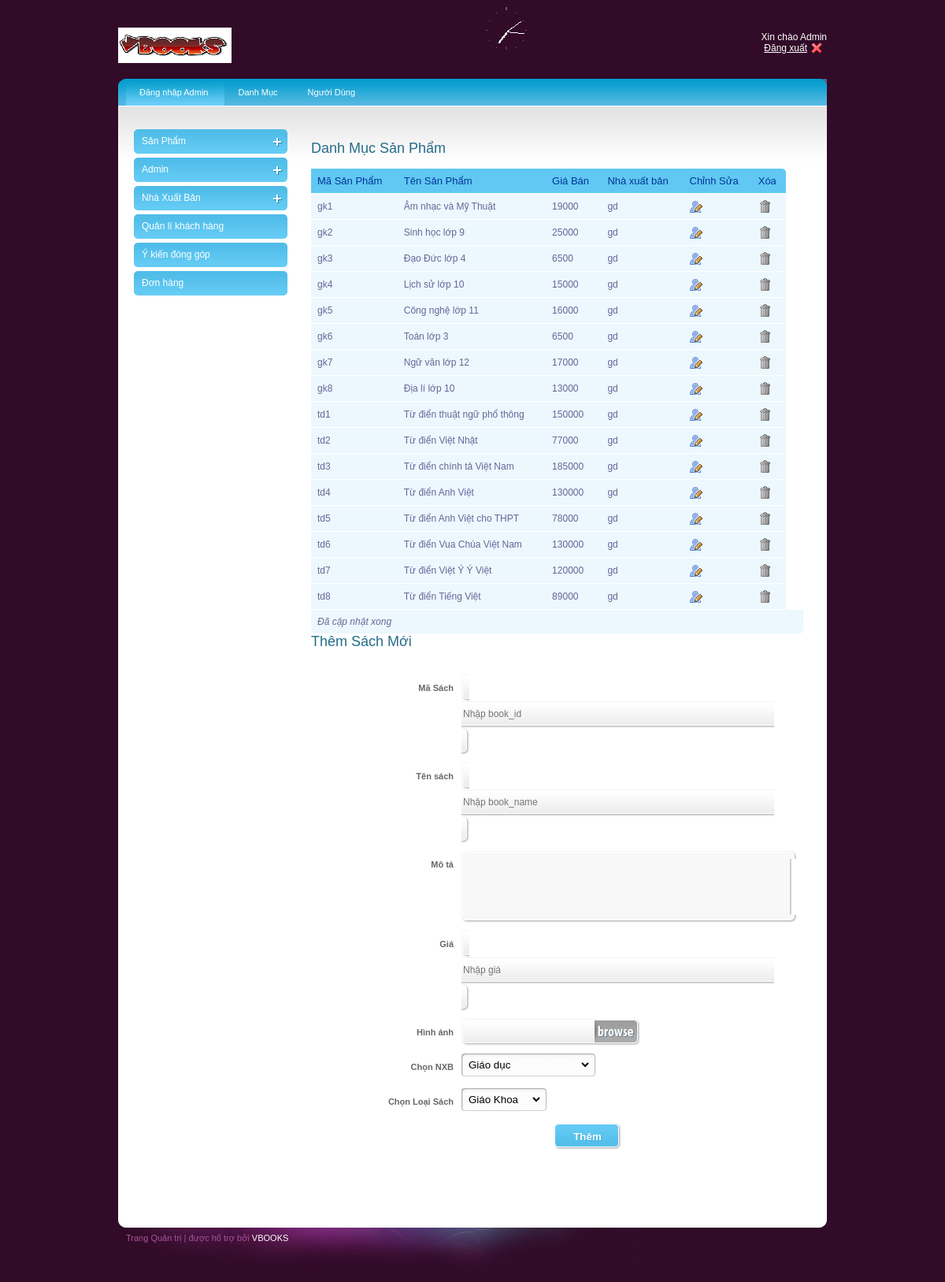
/admin/nxb.php?id=gd, run on the app's committed database.
### tables this page shows
CREATE TABLE IF NOT EXISTS `book` (
  `book_id` varchar(15) NOT NULL,
  `book_name` varchar(250) NOT NULL,
  `description` text NOT NULL,
  `price` int(10) NOT NULL,
  `img` text NOT NULL,
  `pub_id` varchar(5) NOT NULL,
  `cat_id` varchar(5) NOT NULL,
  PRIMARY KEY (`book_id`),
  KEY `manxb` (`pub_id`,`cat_id`),
  KEY `maloai` (`cat_id`)
);

### classes/db.class.php (called while the page is built, shortened)
<?php
class db{
	var $conn ='';
	public function __construct()
	{
		 $this->conn =  new PDO('mysql:host=localhost; dbname=bansach' , 'root' , '');
		 $this->conn->query('set names "utf8" ');
	}
	public function query($sql)
	{
		$stm = $this->conn->query($sql);
		return $stm->fetchAll(PDO::FETCH_ASSOC);
	}
}

### include/function.php (called while the page is built, shortened)
<?php
function getIndex($index, $value="")
{
	if (!isset($_GET[$index]))	return $value;
	return trim($_GET[$index]);
}
 ?>

### admin/nxb.php (the view, shortened to what this page needs)
<?php
include "../classes/db.class.php";
include "../include/function.php";
$ac=getIndex('ac','insert');
$db = new db();
$cats= $db->query("select * from category");
?>
<?php include "layouts/head.php"; ?>
    <div class="right_content">
    <h2>Danh Mục Sản Phẩm</h2>
<table id="rounded-corner" summary="2007 Major IT Companies' Profit">
    <thead>
    	<tr>
            <th scope="col" class="rounded">Mã Sản Phẩm</th>
            <th scope="col" class="rounded">Tên Sản Phẩm</th>
            <th scope="col" class="rounded">Giá Bán</th>
            <th scope="col" class="rounded">Nhà xuất bản</th>
            <th scope="col" class="rounded">Chỉnh Sửa</th>
            <th scope="col" class="rounded-q4">Xóa</th>
        </tr>
    </thead>
        <tfoot>
    	<tr>
        	<td colspan="6" class="rounded-foot-left"><em>Đã cập nhật xong</em></td>
        	<td class="rounded-foot-right">&nbsp;</td>
        </tr>
    </tfoot>
    <tbody>
        <?php
                                    $id1 = getIndex('id');
                                    $db= new db();
                                    $sql= $db->query("select * from book where pub_id = '$id1' limit 20 ");
                                    foreach($sql as $v)
                                    {
            ?>
    	 <tr>
            <td><?php echo $v['book_id'] ?></td>
            <td><?php echo $v['book_name'] ?></td>
            <td><?php echo $v['price'] ?></td>
            <td><?php echo $v['pub_id'] ?></td>
            <td><a href="nxb.php?id=<?php echo $id1; ?>&idsach=<?php echo $v['book_id'];?>&ac=update"><img src="images/user_edit.png" alt="" title="" border="0" /></a></td>
           <td><a href="delete.php?id=<?php echo $v['book_id'];?>" class="ask" > <img src="images/trash.png" alt="" title="" border="0" /></a></td>
        </tr>
        <?php
    }
        ?>
    </tbody>
</table>
<?php
    $idsach=getIndex('idsach');
    $sp = $db->query("select * from book where book_id='$idsach'");
    if(empty($sp))
    {
        $masach= "";
        $ten="";
        $description="";
        $price ="";
    }
 ?>
<h2>Thêm Sách Mới</h2>
         <div class="form">
         <form action="insertbook.php?ac=<?php echo $ac; ?>" method="post" class="niceform">
                <fieldset>
                    <dl>
                        <dt><label for="text">Mã Sách</label></dt>
                        <dd><input type="text" name="book_id" id="" size="54"  placeholder="Nhập book_id" value="<?php echo $masach; ?>" /></dd>
                    </dl>
                    <dl>
                        <dt><label for="text">Tên sách</label></dt>
                        <dd><input type="text" name="book_name" id="" size="54" placeholder="Nhập book_name" value="<?php echo $ten; ?>" /></dd>
                    </dl>
                        <dt><label for="comments">Mô tả</label></dt>
                        <dd><textarea name="description" id="" rows="5" cols="50"><?php echo $description; ?></textarea></dd>
                    <dl>
                        <dt><label for="text">Giá</label></dt>
                        <dd><input type="text" name="price" id="" size="54" placeholder="Nhập giá" value="<?php echo $price; ?>" /></dd>
                    </dl>
                    <dl>
                        <dt><label for="upload">Hình ảnh</label></dt>
                        <dd><input type="file" name="img" id="upload" /></dd>
                    </dl>
                    <dl>
                        <dt><label for="gender">Chọn NXB</label></dt>
                        <dd><select name="pub_id">
                                    <?php
                                    foreach ($nxb as  $v) {
                                        $select="";
                                     ?>
                                    <option value="<?php echo $v['pub_id'];?>" <?php echo $select ?>><?php echo $v['pub_name'];?></option>
                                   <?php
                                    }
                                   ?>
                            </select>
                        </dd>
                    </dl>
                   <dl>
                        <dt><label for="gender">Chọn Loại Sách</label></dt>
                        <dd><select name="cat_id">
                                    <?php
                                    foreach ($cats as  $v) {
                                        $select="";
                                     ?>
                                    <option value="<?php echo $v['cat_id'];?>" <?php echo $select ?>><?php echo $v['cat_name'];?></option>
                                   <?php
                                    }
                                   ?>
                            </select>
                        </dd>
                    </dl>
                     <dl>
                     <dl class="submit">
                    <input type="submit" name="submit" id="submit" value="Thêm" />
                     </dl>
                </fieldset>
         </form>
         </div>
         <div class="form">
         <form action="" method="post" class="niceform">
                <fieldset>
                </fieldset>
         </form>
         </div>
     </div>
  </div>
    </div>
<?php include "layouts/footer.php"; ?>
</div>
</body>
</html>

### admin/style.css (style rules this page uses)
body { background:url(images/bg.gif) no-repeat center top #310b28; font-family:Arial, Helvetica, sans-serif; padding:0; font-size:12px; margin:0 auto; color: #0e4354; }
a { color:#256c89; }
h2 { font-size:18px; color:#256c89; font-weight:normal; padding:0px 0 15px 0; margin:0px; clear:both; }
.right_content { width:625px; float:left; padding:30px 0 0 30px; }
#rounded-corner { margin:0px; width:625px; text-align: left; border-collapse: collapse; }
#rounded-corner thead th.rounded-q4 { background: #60c8f2 url('images/right.jpg') right top no-repeat; }
#rounded-corner th { padding: 8px; font-weight: normal; font-size: 13px; color: #039; background: #60c8f2; }
#rounded-corner td { padding: 8px; background: #ecf8fd; border-top: 1px solid #fff; color: #669; }
#rounded-corner tfoot td.rounded-foot-left { background: #ecf8fd url('images/botleft.jpg') left bottom no-repeat; }
#rounded-corner tfoot td.rounded-foot-right { background: #ecf8fd url('images/botright.jpg') right bottom no-repeat; }

### admin/niceforms-default.css (style rules this page uses)
.form { width:600px; float:left; clear:both; }
fieldset { border:none; clear:both; }
label { font-size:11px; font-weight:bold; color:#666; }
dl { clear:both; width:600px; }
dl.submit { clear:both; width:500px; text-align:center; padding:0 0 0 90px; }
dt { float:left; text-align:right; width:170px; line-height:34px; padding:0 10px 10px 0; }
dd { float:left; width:400px; margin:0 0 10px 0; }
.NFText { border:none; vertical-align:middle; font:12px/15px Arial, Helvetica, sans-serif; background:none; float:left; }
.NFButton { width:auto; height:34px; padding:0 15px; font-weight:bold; background:url(img/button.gif) repeat-x 0 0; cursor:pointer; border:none;color:#FFFFFF; text-shadow:1px 1px #45add8;vertical-align:middle; }
.NFTextarea { border:none; background:none; font:12px/12px Arial, Helvetica, sans-serif; margin:0; }
.NFMultiSelect { border:0; background:none; margin:0; }
select, input, textarea, button { outline:none; resize:none; }

### data on the page
book: book_id "gk1", book_name "Âm nhạc và Mỹ Thuật", price "19000", pub "gd"
book: book_id "gk2", book_name "Sinh học lớp 9", price "25000", pub "gd"
book: book_id "gk3", book_name "Đạo Đức lớp 4", price "6500", pub "gd"
book: book_id "gk4", book_name "Lịch sử lớp 10", price "15000", pub "gd"
book: book_id "gk5", book_name "Công nghệ lớp 11", price "16000", pub "gd"
book: book_id "gk6", book_name "Toán lớp 3", price "6500", pub "gd"
book: book_id "gk7", book_name "Ngữ văn lớp 12", price "17000", pub "gd"
book: book_id "gk8", book_name "Địa lí lớp 10", price "13000", pub "gd"
book: book_id "td1", book_name "Từ điển thuật ngữ phổ thông", price "150000", pub "gd"
book: book_id "td2", book_name "Từ điển Việt Nhật", price "77000", pub "gd"
book: book_id "td3", book_name "Từ điển chính tả Việt Nam", price "185000", pub "gd"
book: book_id "td4", book_name "Từ điển Anh Việt", price "130000", pub "gd"
book: book_id "td5", book_name "Từ điển Anh Việt cho THPT", price "78000", pub "gd"
book: book_id "td6", book_name "Từ điển Vua Chúa Việt Nam", price "130000", pub "gd"
book: book_id "td7", book_name "Từ điển Việt Ý Ý Việt", price "120000", pub "gd"
book: book_id "td8", book_name "Từ điển Tiếng Việt", price "89000", pub "gd"

### other printed values
form field pub_id "Giáo dục"
form field cat_id "Giáo Khoa"
